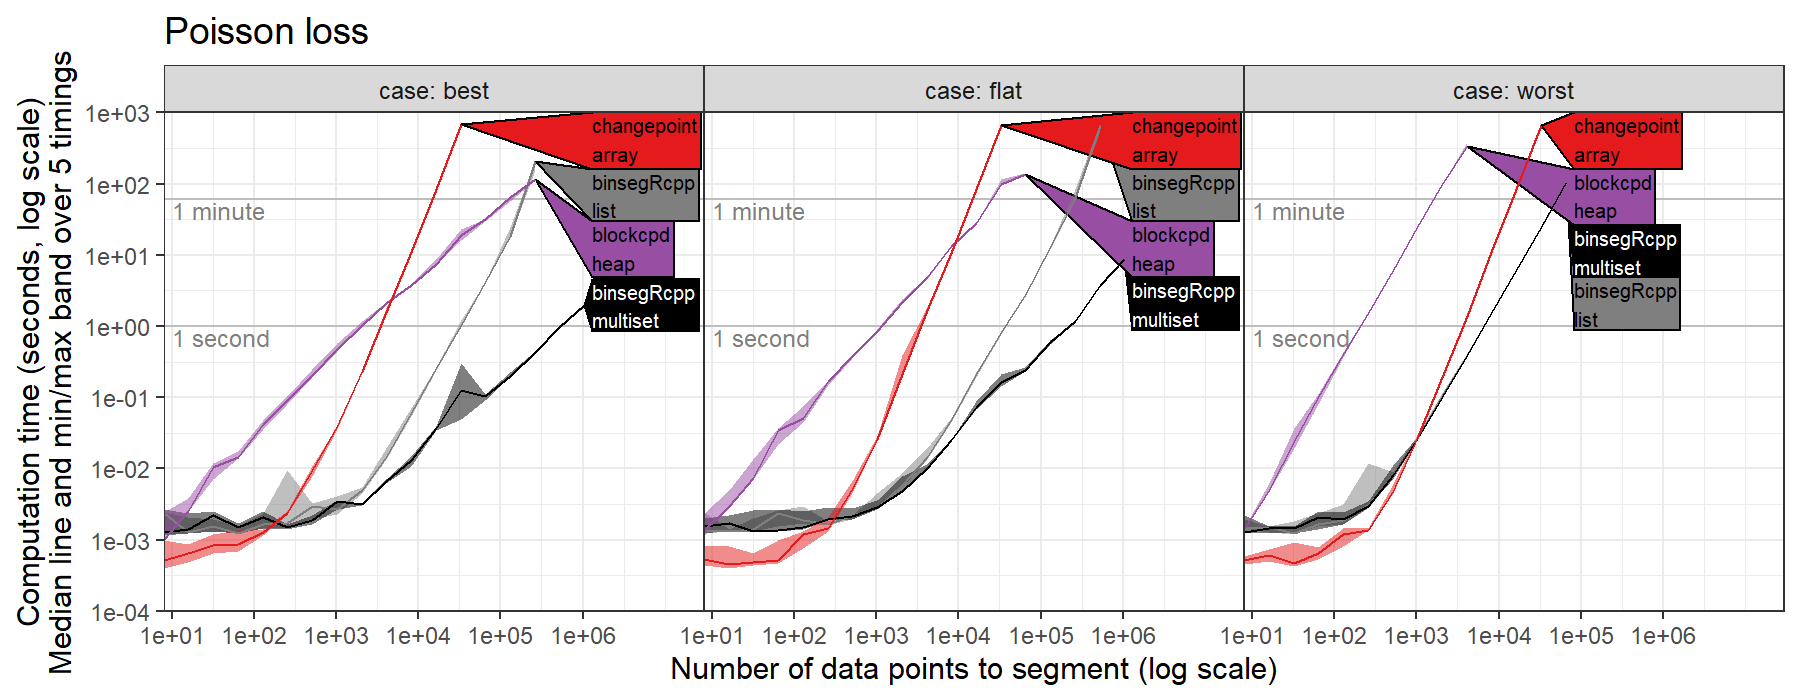

Recreate this plot in R.
source("packages.R")
timing.stats <- data.table::fread("figure-timings-poisson-data.csv")
disp.pkg <- c(
  changepoint="changepoint.array",
  ruptures="ruptures.LRU cache",
  "wbs::sbs"="wbs::sbs.recursion",
  "fpop::multiBinSeg"="fpop::multiBinSeg.heap")
timing.stats[, new.pkg := ifelse(
  package %in% names(disp.pkg), disp.pkg[package], package)]
timing.stats[, Package := sub("[.]", "\n", new.pkg, perl=TRUE)]
##timing.stats[, Package := sub("[.]|(?<=fpop)::", "\n", package, perl=TRUE)]
(total.minutes <- timing.stats[, sum(seconds_median*seconds_timings) / 60])
timing.stats[, min.loss := min(loss), by=.(case,N.data)]
timing.stats[loss==min.loss, .(N.data, max.segs, case, Package, loss, min.loss)]
timing.stats[loss>min.loss, .(N.data, max.segs, case, Package, loss, min.loss)]
ref.dt <- rbind(
  data.table(seconds=1, unit="1 second"),
  data.table(seconds=60, unit="1 minute"))
gg <- ggplot()+
  theme_bw()+
  theme(panel.spacing=grid::unit(0, "lines"))+
  facet_grid(. ~ case, labeller=label_both)+
  geom_line(aes(
    N.data, loss/N.data, color=Package),
    data=timing.stats)+
  coord_cartesian(
    xlim=c(NA, 1e8))+
  scale_x_log10(
    "Number of data points to segment (log scale)",
    breaks=10^seq(1, 6, by=1))+
  scale_y_log10(
    "Mean squared error (log scale)")
(dl <- directlabels::direct.label(gg, list(cex=0.6, "last.polygons")))
png("figure-timings-poisson-loss.png", width=9, height=3.5, units="in", res=200)
print(dl)
dev.off()

gg <- ggplot()+
  ggtitle("Poisson loss")+
  theme_bw()+
  theme(
    legend.position="none",
    panel.spacing=grid::unit(0, "lines"))+
  facet_grid(. ~ case, labeller=label_both)+
  geom_hline(aes(
    yintercept=seconds),
    data=ref.dt,
    color="grey")+
  geom_text(aes(
    10, seconds, label=unit),
    data=ref.dt,
    size=3,
    hjust=0,
    vjust=1.1,
    color="grey50")+
  directlabels::geom_dl(aes(
    N.data, seconds_median, color=Package, label=Package),
    data=timing.stats,
    method=list(cex=0.6, "last.polygons"))+
  geom_ribbon(aes(
    N.data, ymin=seconds_min, ymax=seconds_max, fill=Package),
    alpha=0.5,
    data=timing.stats)+
  geom_line(aes(
    N.data, seconds_median, color=Package),
    data=timing.stats)+
  scale_x_log10(
    "Number of data points to segment (log scale)",
    breaks=10^seq(1, 6, by=1))+
  coord_cartesian(
    expand=FALSE,
    ylim=c(1e-4, 1e3),
    xlim=c(8, 3e7))+
  scale_y_log10(
    "Computation time (seconds, log scale)\nMedian line and min/max band over 5 timings",
    breaks=10^seq(-10,10))
png("figure-timings-poisson.png", width=9, height=3.5, units="in", res=200)
print(gg)
dev.off()
